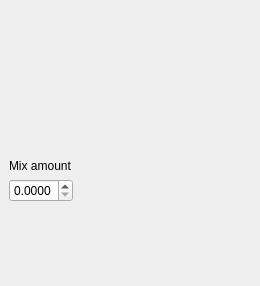
<?xml version="1.0" encoding="UTF-8"?>
<ui version="4.0">
 <class>teMix</class>
 <widget class="QWidget" name="teMix">
  <property name="geometry">
   <rect>
    <x>0</x>
    <y>0</y>
    <width>260</width>
    <height>286</height>
   </rect>
  </property>
  <property name="sizePolicy">
   <sizepolicy hsizetype="Preferred" vsizetype="Fixed">
    <horstretch>0</horstretch>
    <verstretch>0</verstretch>
   </sizepolicy>
  </property>
  <property name="windowTitle">
   <string>Form</string>
  </property>
  <layout class="QGridLayout" name="gridLayout">
   <property name="verticalSpacing">
    <number>0</number>
   </property>
   <property name="margin">
    <number>0</number>
   </property>
   <item row="0" column="0" colspan="2">
    <widget class="ReTextureAvatar" name="texture1">
     <property name="caption">
      <string>Texture A</string>
     </property>
     <property name="ID">
      <string>tex1</string>
     </property>
     <property name="breadcrumb">
      <string>TextureA</string>
     </property>
    </widget>
   </item>
   <item row="1" column="0" colspan="2">
    <widget class="ReTextureAvatar" name="texture2">
     <property name="caption">
      <string>Texture B</string>
     </property>
     <property name="ID">
      <string>tex2</string>
     </property>
     <property name="breadcrumb">
      <string>TextureB</string>
     </property>
    </widget>
   </item>
   <item row="2" column="0">
    <widget class="QFrame" name="frMixAmount">
     <property name="sizePolicy">
      <sizepolicy hsizetype="Preferred" vsizetype="Fixed">
       <horstretch>0</horstretch>
       <verstretch>0</verstretch>
      </sizepolicy>
     </property>
     <layout class="QVBoxLayout" name="verticalLayout">
      <item>
       <widget class="QLabel" name="label">
        <property name="text">
         <string>Mix amount</string>
        </property>
       </widget>
      </item>
      <item>
       <widget class="QDoubleSpinBox" name="mixAmount">
        <property name="decimals">
         <number>4</number>
        </property>
        <property name="maximum">
         <double>1.000000000000000</double>
        </property>
        <property name="singleStep">
         <double>0.100000000000000</double>
        </property>
       </widget>
      </item>
     </layout>
    </widget>
   </item>
   <item row="2" column="1">
    <spacer name="horizontalSpacer">
     <property name="orientation">
      <enum>Qt::Horizontal</enum>
     </property>
     <property name="sizeHint" stdset="0">
      <size>
       <width>174</width>
       <height>20</height>
      </size>
     </property>
    </spacer>
   </item>
   <item row="3" column="0" colspan="2">
    <widget class="ReTextureAvatar" name="mixTexture">
     <property name="caption">
      <string>Mixer texture</string>
     </property>
     <property name="ID">
      <string>mixtex</string>
     </property>
     <property name="breadcrumb">
      <string>Mix Texture</string>
     </property>
    </widget>
   </item>
   <item row="4" column="0" colspan="2">
    <widget class="QFrame" name="frPreview_2">
     <property name="sizePolicy">
      <sizepolicy hsizetype="Preferred" vsizetype="Fixed">
       <horstretch>0</horstretch>
       <verstretch>0</verstretch>
      </sizepolicy>
     </property>
     <layout class="QVBoxLayout" name="frPreview">
      <property name="spacing">
       <number>0</number>
      </property>
      <property name="margin">
       <number>0</number>
      </property>
      <item>
       <widget class="QFrame" name="frResult">
        <layout class="QVBoxLayout" name="lyNoiseResult">
         <property name="spacing">
          <number>1</number>
         </property>
         <property name="margin">
          <number>0</number>
         </property>
        </layout>
       </widget>
      </item>
      <item>
       <widget class="QFrame" name="frMessage">
        <property name="sizePolicy">
         <sizepolicy hsizetype="Preferred" vsizetype="Fixed">
          <horstretch>0</horstretch>
          <verstretch>0</verstretch>
         </sizepolicy>
        </property>
        <layout class="QHBoxLayout" name="horizontalLayout">
         <property name="spacing">
          <number>0</number>
         </property>
         <property name="margin">
          <number>0</number>
         </property>
        </layout>
       </widget>
      </item>
     </layout>
    </widget>
   </item>
  </layout>
 </widget>
 <customwidgets>
  <customwidget>
   <class>ReTextureAvatar</class>
   <extends>QWidget</extends>
   <header>ReTextureAvatar.h</header>
  </customwidget>
 </customwidgets>
 <resources/>
 <connections/>
</ui>
